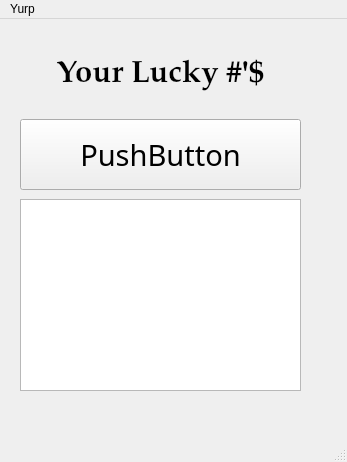
<?xml version="1.0" encoding="UTF-8"?>
<ui version="4.0">
 <class>MainWindow</class>
 <widget class="QMainWindow" name="MainWindow">
  <property name="geometry">
   <rect>
    <x>0</x>
    <y>0</y>
    <width>347</width>
    <height>462</height>
   </rect>
  </property>
  <property name="windowTitle">
   <string>Mr636</string>
  </property>
  <widget class="QWidget" name="centralwidget">
   <widget class="QPushButton" name="btn">
    <property name="geometry">
     <rect>
      <x>20</x>
      <y>100</y>
      <width>281</width>
      <height>71</height>
     </rect>
    </property>
    <property name="font">
     <font>
      <family>MV Boli</family>
      <pointsize>22</pointsize>
     </font>
    </property>
    <property name="cursor">
     <cursorShape>PointingHandCursor</cursorShape>
    </property>
    <property name="text">
     <string>PushButton</string>
    </property>
   </widget>
   <widget class="QLabel" name="label">
    <property name="geometry">
     <rect>
      <x>20</x>
      <y>25</y>
      <width>281</width>
      <height>61</height>
     </rect>
    </property>
    <property name="font">
     <font>
      <family>Palatino Linotype</family>
      <pointsize>23</pointsize>
      <weight>75</weight>
      <bold>true</bold>
     </font>
    </property>
    <property name="autoFillBackground">
     <bool>true</bool>
    </property>
    <property name="text">
     <string>Your Lucky #'$</string>
    </property>
    <property name="alignment">
     <set>Qt::AlignCenter</set>
    </property>
   </widget>
   <widget class="QTextBrowser" name="txtBox">
    <property name="geometry">
     <rect>
      <x>20</x>
      <y>180</y>
      <width>281</width>
      <height>192</height>
     </rect>
    </property>
    <property name="html">
     <string>&lt;!DOCTYPE HTML PUBLIC &quot;-//W3C//DTD HTML 4.0//EN&quot; &quot;http://www.w3.org/TR/REC-html40/strict.dtd&quot;&gt;
&lt;html&gt;&lt;head&gt;&lt;meta name=&quot;qrichtext&quot; content=&quot;1&quot; /&gt;&lt;style type=&quot;text/css&quot;&gt;
p, li { white-space: pre-wrap; }
&lt;/style&gt;&lt;/head&gt;&lt;body style=&quot; font-family:'MS Shell Dlg 2'; font-size:7.8pt; font-weight:400; font-style:normal;&quot;&gt;
&lt;p style=&quot;-qt-paragraph-type:empty; margin-top:0px; margin-bottom:0px; margin-left:0px; margin-right:0px; -qt-block-indent:0; text-indent:0px;&quot;&gt;&lt;br /&gt;&lt;/p&gt;&lt;/body&gt;&lt;/html&gt;</string>
    </property>
   </widget>
  </widget>
  <widget class="QMenuBar" name="menubar">
   <property name="geometry">
    <rect>
     <x>0</x>
     <y>0</y>
     <width>347</width>
     <height>26</height>
    </rect>
   </property>
   <widget class="QMenu" name="menuYurp">
    <property name="title">
     <string>Yurp</string>
    </property>
    <widget class="QMenu" name="menuMaybe">
     <property name="title">
      <string>Maybe?</string>
     </property>
     <addaction name="actionNo_2"/>
     <addaction name="actionYes_2"/>
    </widget>
    <addaction name="actionYes"/>
    <addaction name="actionNo"/>
    <addaction name="separator"/>
    <addaction name="menuMaybe"/>
   </widget>
   <addaction name="menuYurp"/>
  </widget>
  <widget class="QStatusBar" name="statusbar"/>
  <action name="actionYes">
   <property name="text">
    <string>Yes</string>
   </property>
  </action>
  <action name="actionNo">
   <property name="text">
    <string>No</string>
   </property>
  </action>
  <action name="actionNo_2">
   <property name="text">
    <string>No</string>
   </property>
  </action>
  <action name="actionYes_2">
   <property name="text">
    <string>Yes</string>
   </property>
  </action>
 </widget>
 <resources/>
 <connections/>
</ui>
